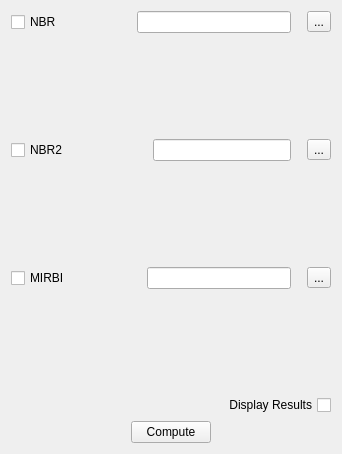
         <widget class="QWidget" name="tab">
          <attribute name="title">
           <string>Fire</string>
          </attribute>
          <layout class="QGridLayout" name="gridLayout_36">
           <item row="0" column="0">
            <layout class="QGridLayout" name="gridLayout_33">
             <item row="7" column="0">
              <layout class="QHBoxLayout" name="horizontalLayout_53">
               <item>
                <spacer name="horizontalSpacer_59">
                 <property name="orientation">
                  <enum>Qt::Horizontal</enum>
                 </property>
                 <property name="sizeType">
                  <enum>QSizePolicy::Fixed</enum>
                 </property>
                 <property name="sizeHint" stdset="0">
                  <size>
                   <width>120</width>
                   <height>20</height>
                  </size>
                 </property>
                </spacer>
               </item>
               <item>
                <widget class="QPushButton" name="pushButton_fire">
                 <property name="enabled">
                  <bool>true</bool>
                 </property>
                 <property name="text">
                  <string>Compute</string>
                 </property>
                </widget>
               </item>
               <item>
                <spacer name="horizontalSpacer_60">
                 <property name="orientation">
                  <enum>Qt::Horizontal</enum>
                 </property>
                 <property name="sizeType">
                  <enum>QSizePolicy::Fixed</enum>
                 </property>
                 <property name="sizeHint" stdset="0">
                  <size>
                   <width>120</width>
                   <height>20</height>
                  </size>
                 </property>
                </spacer>
               </item>
              </layout>
             </item>
             <item row="2" column="0">
              <layout class="QHBoxLayout" name="horizontalLayout_54">
               <item>
                <widget class="QCheckBox" name="checkBox_NBR2">
                 <property name="text">
                  <string>NBR2</string>
                 </property>
                </widget>
               </item>
               <item>
                <widget class="QPushButton" name="pushButton_10">
                 <property name="toolTip">
                  <string>&lt;!DOCTYPE HTML PUBLIC &quot;-//W3C//DTD HTML 4.0//EN&quot; &quot;http://www.w3.org/TR/REC-html40/strict.dtd&quot;&gt;
&lt;html&gt;&lt;head&gt;&lt;meta name=&quot;qrichtext&quot; content=&quot;1&quot; /&gt;&lt;style type=&quot;text/css&quot;&gt;
p, li { white-space: pre-wrap; }
&lt;/style&gt;&lt;/head&gt;&lt;body style=&quot; font-family:'MS Shell Dlg 2'; font-size:8pt; font-weight:400; font-style:normal;&quot;&gt;
&lt;p style=&quot; margin-top:0px; margin-bottom:0px; margin-left:0px; margin-right:0px; -qt-block-indent:0; text-indent:0px;&quot;&gt;&lt;span style=&quot; font-family:'Consolas','Courier New','monospace'; font-size:10pt; color:#000000;&quot;&gt;---------------------------&lt;/span&gt;&lt;/p&gt;
&lt;p style=&quot; margin-top:0px; margin-bottom:0px; margin-left:0px; margin-right:0px; -qt-block-indent:0; text-indent:0px;&quot;&gt;&lt;span style=&quot; font-family:'Consolas','Courier New','monospace'; font-size:10pt; color:#000000;&quot;&gt;(SWIR2-SWIR1)/(SWIR2-SWIR1) &lt;/span&gt;&lt;/p&gt;
&lt;p style=&quot; margin-top:0px; margin-bottom:0px; margin-left:0px; margin-right:0px; -qt-block-indent:0; text-indent:0px;&quot;&gt;&lt;span style=&quot; font-family:'Consolas','Courier New','monospace'; font-size:10pt; color:#000000;&quot;&gt;---------------------------&lt;/span&gt;&lt;/p&gt;&lt;/body&gt;&lt;/html&gt;
</string>
                 </property>
                 <property name="text">
                  <string/>
                 </property>
                 <property name="icon">
                  <iconset>
                   <normaloff>info.png</normaloff>info.png</iconset>
                 </property>
                 <property name="flat">
                  <bool>true</bool>
                 </property>
                </widget>
               </item>
               <item>
                <spacer name="horizontalSpacer_61">
                 <property name="orientation">
                  <enum>Qt::Horizontal</enum>
                 </property>
                 <property name="sizeType">
                  <enum>QSizePolicy::Fixed</enum>
                 </property>
                 <property name="sizeHint" stdset="0">
                  <size>
                   <width>33</width>
                   <height>20</height>
                  </size>
                 </property>
                </spacer>
               </item>
               <item>
                <widget class="QLineEdit" name="lineEdit_NBR2"/>
               </item>
               <item>
                <spacer name="horizontalSpacer_62">
                 <property name="orientation">
                  <enum>Qt::Horizontal</enum>
                 </property>
                 <property name="sizeType">
                  <enum>QSizePolicy::Fixed</enum>
                 </property>
                 <property name="sizeHint" stdset="0">
                  <size>
                   <width>10</width>
                   <height>20</height>
                  </size>
                 </property>
                </spacer>
               </item>
               <item>
                <widget class="QToolButton" name="toolButton_NBR2">
                 <property name="text">
                  <string>...</string>
                 </property>
                </widget>
               </item>
              </layout>
             </item>
             <item row="1" column="0">
              <spacer name="verticalSpacer_28">
               <property name="orientation">
                <enum>Qt::Vertical</enum>
               </property>
               <property name="sizeType">
                <enum>QSizePolicy::Fixed</enum>
               </property>
               <property name="sizeHint" stdset="0">
                <size>
                 <width>20</width>
                 <height>100</height>
                </size>
               </property>
              </spacer>
             </item>
             <item row="5" column="0">
              <spacer name="verticalSpacer_29">
               <property name="orientation">
                <enum>Qt::Vertical</enum>
               </property>
               <property name="sizeType">
                <enum>QSizePolicy::Fixed</enum>
               </property>
               <property name="sizeHint" stdset="0">
                <size>
                 <width>20</width>
                 <height>100</height>
                </size>
               </property>
              </spacer>
             </item>
             <item row="6" column="0">
              <layout class="QHBoxLayout" name="horizontalLayout_55">
               <item>
                <spacer name="horizontalSpacer_63">
                 <property name="orientation">
                  <enum>Qt::Horizontal</enum>
                 </property>
                 <property name="sizeHint" stdset="0">
                  <size>
                   <width>60</width>
                   <height>20</height>
                  </size>
                 </property>
                </spacer>
               </item>
               <item alignment="Qt::AlignRight">
                <widget class="QCheckBox" name="checkBox_fire">
                 <property name="layoutDirection">
                  <enum>Qt::RightToLeft</enum>
                 </property>
                 <property name="text">
                  <string>Display Results</string>
                 </property>
                </widget>
               </item>
              </layout>
             </item>
             <item row="4" column="0">
              <layout class="QHBoxLayout" name="horizontalLayout_51">
               <item>
                <widget class="QCheckBox" name="checkBox_MIRBI">
                 <property name="text">
                  <string>MIRBI</string>
                 </property>
                </widget>
               </item>
               <item>
                <widget class="QPushButton" name="pushButton_11">
                 <property name="toolTip">
                  <string>&lt;!DOCTYPE HTML PUBLIC &quot;-//W3C//DTD HTML 4.0//EN&quot; &quot;http://www.w3.org/TR/REC-html40/strict.dtd&quot;&gt;
&lt;html&gt;&lt;head&gt;&lt;meta name=&quot;qrichtext&quot; content=&quot;1&quot; /&gt;&lt;style type=&quot;text/css&quot;&gt;
p, li { white-space: pre-wrap; }
&lt;/style&gt;&lt;/head&gt;&lt;body style=&quot; font-family:'MS Shell Dlg 2'; font-size:8pt; font-weight:400; font-style:normal;&quot;&gt;
&lt;p style=&quot; margin-top:0px; margin-bottom:0px; margin-left:0px; margin-right:0px; -qt-block-indent:0; text-indent:0px;&quot;&gt;&lt;span style=&quot; font-family:'Consolas','Courier New','monospace'; font-size:10pt; color:#000000;&quot;&gt;---------------------&lt;/span&gt;&lt;/p&gt;
&lt;p style=&quot; margin-top:0px; margin-bottom:0px; margin-left:0px; margin-right:0px; -qt-block-indent:0; text-indent:0px;&quot;&gt;&lt;span style=&quot; font-family:'Consolas','Courier New','monospace'; font-size:10pt; color:#000000;&quot;&gt;10*SWIR2-9.8*SWIR11+2 &lt;/span&gt;&lt;/p&gt;
&lt;p style=&quot; margin-top:0px; margin-bottom:0px; margin-left:0px; margin-right:0px; -qt-block-indent:0; text-indent:0px;&quot;&gt;&lt;span style=&quot; font-family:'Consolas','Courier New','monospace'; font-size:10pt; color:#000000;&quot;&gt;---------------------&lt;/span&gt;&lt;/p&gt;&lt;/body&gt;&lt;/html&gt;

</string>
                 </property>
                 <property name="text">
                  <string/>
                 </property>
                 <property name="icon">
                  <iconset>
                   <normaloff>info.png</normaloff>info.png</iconset>
                 </property>
                 <property name="flat">
                  <bool>true</bool>
                 </property>
                </widget>
               </item>
               <item>
                <spacer name="horizontalSpacer_55">
                 <property name="orientation">
                  <enum>Qt::Horizontal</enum>
                 </property>
                 <property name="sizeType">
                  <enum>QSizePolicy::Fixed</enum>
                 </property>
                 <property name="sizeHint" stdset="0">
                  <size>
                   <width>25</width>
                   <height>20</height>
                  </size>
                 </property>
                </spacer>
               </item>
               <item>
                <widget class="QLineEdit" name="lineEdit_MIRBI"/>
               </item>
               <item>
                <spacer name="horizontalSpacer_56">
                 <property name="orientation">
                  <enum>Qt::Horizontal</enum>
                 </property>
                 <property name="sizeType">
                  <enum>QSizePolicy::Fixed</enum>
                 </property>
                 <property name="sizeHint" stdset="0">
                  <size>
                   <width>10</width>
                   <height>20</height>
                  </size>
                 </property>
                </spacer>
               </item>
               <item>
                <widget class="QToolButton" name="toolButton_MIRBI">
                 <property name="text">
                  <string>...</string>
                 </property>
                </widget>
               </item>
              </layout>
             </item>
             <item row="0" column="0">
              <layout class="QHBoxLayout" name="horizontalLayout_41">
               <item>
                <widget class="QCheckBox" name="checkBox_NBR">
                 <property name="text">
                  <string>NBR</string>
                 </property>
                </widget>
               </item>
               <item>
                <widget class="QPushButton" name="pushButton_9">
                 <property name="toolTip">
                  <string>&lt;!DOCTYPE HTML PUBLIC &quot;-//W3C//DTD HTML 4.0//EN&quot; &quot;http://www.w3.org/TR/REC-html40/strict.dtd&quot;&gt;
&lt;html&gt;&lt;head&gt;&lt;meta name=&quot;qrichtext&quot; content=&quot;1&quot; /&gt;&lt;style type=&quot;text/css&quot;&gt;
p, li { white-space: pre-wrap; }
&lt;/style&gt;&lt;/head&gt;&lt;body style=&quot; font-family:'MS Shell Dlg 2'; font-size:8pt; font-weight:400; font-style:normal;&quot;&gt;
&lt;p style=&quot; margin-top:0px; margin-bottom:0px; margin-left:0px; margin-right:0px; -qt-block-indent:0; text-indent:0px;&quot;&gt;&lt;span style=&quot; font-family:'Consolas','Courier New','monospace'; font-size:10pt; color:#000000;&quot;&gt;-----------------------&lt;/span&gt;&lt;/p&gt;
&lt;p style=&quot; margin-top:0px; margin-bottom:0px; margin-left:0px; margin-right:0px; -qt-block-indent:0; text-indent:0px;&quot;&gt;&lt;span style=&quot; font-family:'Consolas','Courier New','monospace'; font-size:10pt; color:#000000;&quot;&gt;(NIR-SWIR2)/(NIR+SWIR2) &lt;/span&gt;&lt;/p&gt;
&lt;p style=&quot; margin-top:0px; margin-bottom:0px; margin-left:0px; margin-right:0px; -qt-block-indent:0; text-indent:0px;&quot;&gt;&lt;span style=&quot; font-family:'Consolas','Courier New','monospace'; font-size:10pt; color:#000000;&quot;&gt;-----------------------&lt;/span&gt;&lt;/p&gt;&lt;/body&gt;&lt;/html&gt;</string>
                 </property>
                 <property name="text">
                  <string/>
                 </property>
                 <property name="icon">
                  <iconset>
                   <normaloff>info.png</normaloff>info.png</iconset>
                 </property>
                 <property name="flat">
                  <bool>true</bool>
                 </property>
                </widget>
               </item>
               <item>
                <spacer name="horizontalSpacer_43">
                 <property name="orientation">
                  <enum>Qt::Horizontal</enum>
                 </property>
                 <property name="sizeType">
                  <enum>QSizePolicy::Fixed</enum>
                 </property>
                 <property name="sizeHint" stdset="0">
                  <size>
                   <width>23</width>
                   <height>20</height>
                  </size>
                 </property>
                </spacer>
               </item>
               <item>
                <widget class="QLineEdit" name="lineEdit_NBR"/>
               </item>
               <item>
                <spacer name="horizontalSpacer_44">
                 <property name="orientation">
                  <enum>Qt::Horizontal</enum>
                 </property>
                 <property name="sizeType">
                  <enum>QSizePolicy::Fixed</enum>
                 </property>
                 <property name="sizeHint" stdset="0">
                  <size>
                   <width>10</width>
                   <height>20</height>
                  </size>
                 </property>
                </spacer>
               </item>
               <item>
                <widget class="QToolButton" name="toolButton_NBR">
                 <property name="text">
                  <string>...</string>
                 </property>
                </widget>
               </item>
              </layout>
             </item>
             <item row="3" column="0">
              <spacer name="verticalSpacer_30">
               <property name="orientation">
                <enum>Qt::Vertical</enum>
               </property>
               <property name="sizeType">
                <enum>QSizePolicy::Fixed</enum>
               </property>
               <property name="sizeHint" stdset="0">
                <size>
                 <width>20</width>
                 <height>100</height>
                </size>
               </property>
              </spacer>
             </item>
            </layout>
           </item>
          </layout>
         </widget>
